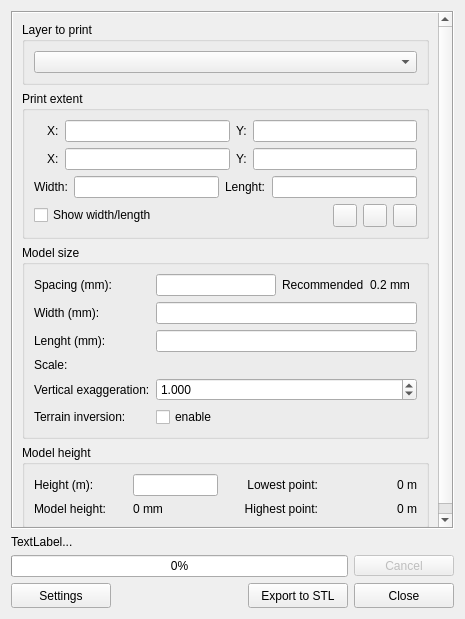
<?xml version="1.0" encoding="UTF-8"?>
<ui version="4.0">
 <class>DEMto3DDialogBase</class>
 <widget class="QDialog" name="DEMto3DDialogBase">
  <property name="windowModality">
   <enum>Qt::WindowModal</enum>
  </property>
  <property name="geometry">
   <rect>
    <x>0</x>
    <y>0</y>
    <width>465</width>
    <height>619</height>
   </rect>
  </property>
  <property name="windowTitle">
   <string>DEM 3D printing</string>
  </property>
  <property name="windowIcon">
   <iconset resource="../resources.qrc">
    <normaloff>:/plugins/DEMto3D/icons/demto3d.png</normaloff>:/plugins/DEMto3D/icons/demto3d.png</iconset>
  </property>
  <layout class="QVBoxLayout" name="verticalLayout">
   <item>
    <widget class="QScrollArea" name="scrollArea">
     <property name="frameShape">
      <enum>QFrame::Box</enum>
     </property>
     <property name="frameShadow">
      <enum>QFrame::Sunken</enum>
     </property>
     <property name="horizontalScrollBarPolicy">
      <enum>Qt::ScrollBarAlwaysOff</enum>
     </property>
     <property name="widgetResizable">
      <bool>true</bool>
     </property>
     <widget class="QWidget" name="scrollAreaWidgetContents">
      <property name="geometry">
       <rect>
        <x>0</x>
        <y>0</y>
        <width>443</width>
        <height>514</height>
       </rect>
      </property>
      <layout class="QVBoxLayout" name="verticalLayout_8">
       <item>
        <widget class="QGroupBox" name="groupBox">
         <property name="title">
          <string>Layer to print</string>
         </property>
         <layout class="QVBoxLayout" name="verticalLayout_2">
          <item>
           <widget class="QgsMapLayerComboBox" name="mMapLayerComboBox">
            <property name="showCrs">
             <bool>true</bool>
            </property>
           </widget>
          </item>
         </layout>
        </widget>
       </item>
       <item>
        <widget class="QGroupBox" name="groupBox_1">
         <property name="title">
          <string>Print extent</string>
         </property>
         <layout class="QVBoxLayout" name="verticalLayout_3">
          <item>
           <widget class="QFrame" name="LimitsAbsGframe">
            <layout class="QVBoxLayout" name="verticalLayout_7">
             <property name="leftMargin">
              <number>0</number>
             </property>
             <property name="topMargin">
              <number>0</number>
             </property>
             <property name="rightMargin">
              <number>0</number>
             </property>
             <property name="bottomMargin">
              <number>0</number>
             </property>
             <item>
              <layout class="QGridLayout" name="_3">
               <item row="0" column="3">
                <widget class="QLabel" name="label_3">
                 <property name="text">
                  <string>Y:</string>
                 </property>
                 <property name="buddy">
                  <cstring>YMaxLineEdit</cstring>
                 </property>
                </widget>
               </item>
               <item row="1" column="1">
                <widget class="QLabel" name="label_5">
                 <property name="text">
                  <string>X:</string>
                 </property>
                 <property name="buddy">
                  <cstring>XMinLineEdit</cstring>
                 </property>
                </widget>
               </item>
               <item row="0" column="1">
                <widget class="QLabel" name="label_2">
                 <property name="text">
                  <string>X:</string>
                 </property>
                 <property name="buddy">
                  <cstring>XMaxLineEdit</cstring>
                 </property>
                </widget>
               </item>
               <item row="1" column="0">
                <widget class="QLabel" name="label_4">
                 <property name="text">
                  <string/>
                 </property>
                 <property name="pixmap">
                  <pixmap resource="../resources.qrc">:/plugins/DEMto3D/icons/downleft.png</pixmap>
                 </property>
                </widget>
               </item>
               <item row="0" column="4">
                <widget class="QLineEdit" name="YMaxLineEdit"/>
               </item>
               <item row="1" column="2">
                <widget class="QLineEdit" name="XMinLineEdit"/>
               </item>
               <item row="1" column="3">
                <widget class="QLabel" name="label_6">
                 <property name="text">
                  <string>Y:</string>
                 </property>
                 <property name="buddy">
                  <cstring>YMinLineEdit</cstring>
                 </property>
                </widget>
               </item>
               <item row="0" column="0">
                <widget class="QLabel" name="label">
                 <property name="pixmap">
                  <pixmap resource="../resources.qrc">:/plugins/DEMto3D/icons/upright.png</pixmap>
                 </property>
                 <property name="alignment">
                  <set>Qt::AlignCenter</set>
                 </property>
                </widget>
               </item>
               <item row="0" column="2">
                <widget class="QLineEdit" name="XMaxLineEdit"/>
               </item>
               <item row="1" column="4">
                <widget class="QLineEdit" name="YMinLineEdit"/>
               </item>
              </layout>
             </item>
            </layout>
           </widget>
          </item>
          <item>
           <widget class="QWidget" name="LimitsParamGframe" native="true">
            <layout class="QVBoxLayout" name="verticalLayout_6">
             <property name="leftMargin">
              <number>0</number>
             </property>
             <property name="topMargin">
              <number>0</number>
             </property>
             <property name="rightMargin">
              <number>0</number>
             </property>
             <property name="bottomMargin">
              <number>0</number>
             </property>
             <item>
              <layout class="QHBoxLayout" name="horizontalLayout_2">
               <item>
                <widget class="QLabel" name="label_20">
                 <property name="text">
                  <string>Width:</string>
                 </property>
                </widget>
               </item>
               <item>
                <widget class="QLineEdit" name="WidthGeoLineEdit"/>
               </item>
               <item>
                <widget class="QLabel" name="label_22">
                 <property name="text">
                  <string>Lenght:</string>
                 </property>
                </widget>
               </item>
               <item>
                <widget class="QLineEdit" name="HeightGeoLineEdit"/>
               </item>
              </layout>
             </item>
            </layout>
           </widget>
          </item>
          <item>
           <layout class="QHBoxLayout" name="horizontalLayout">
            <item>
             <widget class="QCheckBox" name="RotationCheckBox">
              <property name="text">
               <string>Show width/length</string>
              </property>
             </widget>
            </item>
            <item>
             <spacer name="horizontalSpacer">
              <property name="orientation">
               <enum>Qt::Horizontal</enum>
              </property>
              <property name="sizeHint" stdset="0">
               <size>
                <width>0</width>
                <height>0</height>
               </size>
              </property>
             </spacer>
            </item>
            <item>
             <widget class="QToolButton" name="FullExtToolButton">
              <property name="toolTip">
               <string>Select full extent</string>
              </property>
              <property name="statusTip">
               <string>Select full extent</string>
              </property>
              <property name="whatsThis">
               <string>Select full extent</string>
              </property>
              <property name="accessibleName">
               <string>Select full extent</string>
              </property>
              <property name="icon">
               <iconset resource="../resources.qrc">
                <normaloff>:/plugins/DEMto3D/icons/zoom-extent.png</normaloff>:/plugins/DEMto3D/icons/zoom-extent.png</iconset>
              </property>
             </widget>
            </item>
            <item>
             <widget class="QToolButton" name="LayerExtToolButton">
              <property name="toolTip">
               <string>Select layer extent</string>
              </property>
              <property name="statusTip">
               <string>Select layer extent</string>
              </property>
              <property name="whatsThis">
               <string>Select layer extent</string>
              </property>
              <property name="accessibleName">
               <string>Select layer extent</string>
              </property>
              <property name="icon">
               <iconset resource="../resources.qrc">
                <normaloff>:/plugins/DEMto3D/icons/zoom-layer.png</normaloff>:/plugins/DEMto3D/icons/zoom-layer.png</iconset>
              </property>
             </widget>
            </item>
            <item>
             <widget class="QToolButton" name="CustomExtToolButton">
              <property name="toolTip">
               <string>Draw extent</string>
              </property>
              <property name="statusTip">
               <string>Draw extent</string>
              </property>
              <property name="whatsThis">
               <string>Draw extent</string>
              </property>
              <property name="accessibleName">
               <string>Draw extent</string>
              </property>
              <property name="text">
               <string/>
              </property>
              <property name="icon">
               <iconset resource="../resources.qrc">
                <normaloff>:/plugins/DEMto3D/icons/zoom-region.png</normaloff>:/plugins/DEMto3D/icons/zoom-region.png</iconset>
              </property>
             </widget>
            </item>
           </layout>
          </item>
         </layout>
        </widget>
       </item>
       <item>
        <widget class="QGroupBox" name="groupBox_3">
         <property name="title">
          <string>Model size</string>
         </property>
         <layout class="QVBoxLayout" name="verticalLayout_4">
          <item>
           <layout class="QGridLayout" name="gridLayout_3">
            <item row="0" column="1">
             <layout class="QHBoxLayout" name="horizontalLayout_6">
              <item>
               <widget class="QLineEdit" name="SpacingLineEdit"/>
              </item>
              <item>
               <widget class="QLabel" name="label18">
                <property name="text">
                 <string>Recommended</string>
                </property>
               </widget>
              </item>
              <item>
               <widget class="QLabel" name="RecomSpacinglabel">
                <property name="minimumSize">
                 <size>
                  <width>47</width>
                  <height>20</height>
                 </size>
                </property>
                <property name="text">
                 <string>0.2 mm</string>
                </property>
               </widget>
              </item>
             </layout>
            </item>
            <item row="3" column="0">
             <widget class="QLabel" name="label_15">
              <property name="text">
               <string>Scale:</string>
              </property>
             </widget>
            </item>
            <item row="3" column="1">
             <widget class="QgsScaleWidget" name="ScaleLineEdit"/>
            </item>
            <item row="0" column="0">
             <widget class="QLabel" name="label_9">
              <property name="text">
               <string>Spacing (mm):</string>
              </property>
              <property name="buddy">
               <cstring>SpacingLineEdit</cstring>
              </property>
             </widget>
            </item>
            <item row="4" column="1">
             <widget class="QDoubleSpinBox" name="ZScaleDoubleSpinBox">
              <property name="decimals">
               <number>3</number>
              </property>
              <property name="maximum">
               <double>10.000000000000000</double>
              </property>
              <property name="singleStep">
               <double>0.100000000000000</double>
              </property>
              <property name="value">
               <double>1.000000000000000</double>
              </property>
             </widget>
            </item>
            <item row="4" column="0">
             <widget class="QLabel" name="label_16">
              <property name="text">
               <string>Vertical exaggeration:</string>
              </property>
              <property name="buddy">
               <cstring>ZScaleDoubleSpinBox</cstring>
              </property>
             </widget>
            </item>
            <item row="1" column="0">
             <widget class="QLabel" name="label_12">
              <property name="text">
               <string>Width (mm):</string>
              </property>
              <property name="buddy">
               <cstring>WidthLineEdit</cstring>
              </property>
             </widget>
            </item>
            <item row="2" column="0">
             <widget class="QLabel" name="label_13">
              <property name="text">
               <string>Lenght (mm):</string>
              </property>
              <property name="buddy">
               <cstring>HeightLineEdit</cstring>
              </property>
             </widget>
            </item>
            <item row="1" column="1">
             <widget class="QLineEdit" name="WidthLineEdit">
              <property name="sizePolicy">
               <sizepolicy hsizetype="Preferred" vsizetype="Fixed">
                <horstretch>0</horstretch>
                <verstretch>0</verstretch>
               </sizepolicy>
              </property>
             </widget>
            </item>
            <item row="2" column="1">
             <widget class="QLineEdit" name="HeightLineEdit">
              <property name="sizePolicy">
               <sizepolicy hsizetype="Preferred" vsizetype="Fixed">
                <horstretch>0</horstretch>
                <verstretch>0</verstretch>
               </sizepolicy>
              </property>
             </widget>
            </item>
            <item row="5" column="0">
             <widget class="QLabel" name="label_7">
              <property name="text">
               <string>Terrain inversion:</string>
              </property>
              <property name="buddy">
               <cstring>RevereseZCheckBox</cstring>
              </property>
             </widget>
            </item>
            <item row="5" column="1">
             <widget class="QCheckBox" name="RevereseZCheckBox">
              <property name="text">
               <string>enable</string>
              </property>
             </widget>
            </item>
           </layout>
          </item>
         </layout>
        </widget>
       </item>
       <item>
        <widget class="QGroupBox" name="groupBox_5">
         <property name="title">
          <string>Model height</string>
         </property>
         <layout class="QVBoxLayout" name="verticalLayout_5">
          <item>
           <layout class="QGridLayout" name="gridLayout_2">
            <item row="0" column="1">
             <widget class="QLineEdit" name="BaseHeightLineEdit">
              <property name="maximumSize">
               <size>
                <width>85</width>
                <height>16777215</height>
               </size>
              </property>
             </widget>
            </item>
            <item row="1" column="1">
             <widget class="QLabel" name="HeightModelLabel">
              <property name="text">
               <string>0 mm</string>
              </property>
             </widget>
            </item>
            <item row="1" column="0">
             <widget class="QLabel" name="label_21">
              <property name="text">
               <string>Model height:</string>
              </property>
             </widget>
            </item>
            <item row="1" column="3">
             <widget class="QLabel" name="ZMaxLabel">
              <property name="text">
               <string>0 m</string>
              </property>
              <property name="alignment">
               <set>Qt::AlignRight|Qt::AlignTrailing|Qt::AlignVCenter</set>
              </property>
             </widget>
            </item>
            <item row="1" column="2">
             <widget class="QLabel" name="label_10">
              <property name="text">
               <string>Highest point:</string>
              </property>
              <property name="alignment">
               <set>Qt::AlignRight|Qt::AlignTrailing|Qt::AlignVCenter</set>
              </property>
             </widget>
            </item>
            <item row="0" column="3">
             <widget class="QLabel" name="ZMinLabel">
              <property name="text">
               <string>0 m</string>
              </property>
              <property name="alignment">
               <set>Qt::AlignRight|Qt::AlignTrailing|Qt::AlignVCenter</set>
              </property>
             </widget>
            </item>
            <item row="0" column="0">
             <widget class="QLabel" name="label_17">
              <property name="text">
               <string>Height (m):</string>
              </property>
              <property name="buddy">
               <cstring>BaseHeightLineEdit</cstring>
              </property>
             </widget>
            </item>
            <item row="0" column="2">
             <widget class="QLabel" name="label_8">
              <property name="text">
               <string>Lowest point:</string>
              </property>
              <property name="alignment">
               <set>Qt::AlignRight|Qt::AlignTrailing|Qt::AlignVCenter</set>
              </property>
             </widget>
            </item>
           </layout>
          </item>
         </layout>
        </widget>
       </item>
       <item>
        <spacer name="verticalSpacer">
         <property name="orientation">
          <enum>Qt::Vertical</enum>
         </property>
         <property name="sizeHint" stdset="0">
          <size>
           <width>20</width>
           <height>40</height>
          </size>
         </property>
        </spacer>
       </item>
      </layout>
     </widget>
    </widget>
   </item>
   <item>
    <layout class="QVBoxLayout" name="progressLayoutV">
     <item>
      <widget class="QLabel" name="ProgressLabel">
       <property name="text">
        <string>TextLabel...</string>
       </property>
      </widget>
     </item>
     <item>
      <layout class="QHBoxLayout" name="horizontalLayout_3">
       <item>
        <widget class="QProgressBar" name="progressBar">
         <property name="value">
          <number>0</number>
         </property>
        </widget>
       </item>
       <item>
        <widget class="QToolButton" name="cancelProgressToolButton">
         <property name="enabled">
          <bool>false</bool>
         </property>
         <property name="minimumSize">
          <size>
           <width>100</width>
           <height>0</height>
          </size>
         </property>
         <property name="text">
          <string>Cancel</string>
         </property>
        </widget>
       </item>
      </layout>
     </item>
    </layout>
   </item>
   <item>
    <layout class="QHBoxLayout" name="horizontalLayout_9">
     <item>
      <widget class="QPushButton" name="ParamPushButton">
       <property name="sizePolicy">
        <sizepolicy hsizetype="Fixed" vsizetype="Fixed">
         <horstretch>0</horstretch>
         <verstretch>0</verstretch>
        </sizepolicy>
       </property>
       <property name="minimumSize">
        <size>
         <width>100</width>
         <height>25</height>
        </size>
       </property>
       <property name="text">
        <string>Settings</string>
       </property>
       <property name="autoDefault">
        <bool>false</bool>
       </property>
      </widget>
     </item>
     <item>
      <spacer name="spacer">
       <property name="orientation">
        <enum>Qt::Horizontal</enum>
       </property>
       <property name="sizeType">
        <enum>QSizePolicy::Expanding</enum>
       </property>
       <property name="sizeHint" stdset="0">
        <size>
         <width>0</width>
         <height>0</height>
        </size>
       </property>
      </spacer>
     </item>
     <item>
      <widget class="QToolButton" name="STLToolButton">
       <property name="minimumSize">
        <size>
         <width>100</width>
         <height>25</height>
        </size>
       </property>
       <property name="maximumSize">
        <size>
         <width>100</width>
         <height>25</height>
        </size>
       </property>
       <property name="text">
        <string>Export to STL</string>
       </property>
      </widget>
     </item>
     <item>
      <widget class="QToolButton" name="CancelToolButton">
       <property name="minimumSize">
        <size>
         <width>100</width>
         <height>25</height>
        </size>
       </property>
       <property name="maximumSize">
        <size>
         <width>100</width>
         <height>25</height>
        </size>
       </property>
       <property name="text">
        <string>Close</string>
       </property>
      </widget>
     </item>
    </layout>
   </item>
  </layout>
 </widget>
 <customwidgets>
  <customwidget>
   <class>QgsMapLayerComboBox</class>
   <extends>QComboBox</extends>
   <header>qgsmaplayercombobox.h</header>
  </customwidget>
  <customwidget>
   <class>QgsScaleWidget</class>
   <extends>QWidget</extends>
   <header>qgsscalewidget.h</header>
  </customwidget>
 </customwidgets>
 <tabstops>
  <tabstop>mMapLayerComboBox</tabstop>
  <tabstop>XMaxLineEdit</tabstop>
  <tabstop>YMaxLineEdit</tabstop>
  <tabstop>XMinLineEdit</tabstop>
  <tabstop>YMinLineEdit</tabstop>
  <tabstop>FullExtToolButton</tabstop>
  <tabstop>LayerExtToolButton</tabstop>
  <tabstop>CustomExtToolButton</tabstop>
  <tabstop>SpacingLineEdit</tabstop>
  <tabstop>WidthLineEdit</tabstop>
  <tabstop>HeightLineEdit</tabstop>
  <tabstop>ZScaleDoubleSpinBox</tabstop>
  <tabstop>RevereseZCheckBox</tabstop>
  <tabstop>BaseHeightLineEdit</tabstop>
  <tabstop>ParamPushButton</tabstop>
  <tabstop>STLToolButton</tabstop>
  <tabstop>CancelToolButton</tabstop>
 </tabstops>
 <resources>
  <include location="../resources.qrc"/>
 </resources>
 <connections>
  <connection>
   <sender>RotationCheckBox</sender>
   <signal>clicked(bool)</signal>
   <receiver>LimitsParamGframe</receiver>
   <slot>setVisible(bool)</slot>
   <hints>
    <hint type="sourcelabel">
     <x>59</x>
     <y>201</y>
    </hint>
    <hint type="destinationlabel">
     <x>63</x>
     <y>156</y>
    </hint>
   </hints>
  </connection>
 </connections>
</ui>
